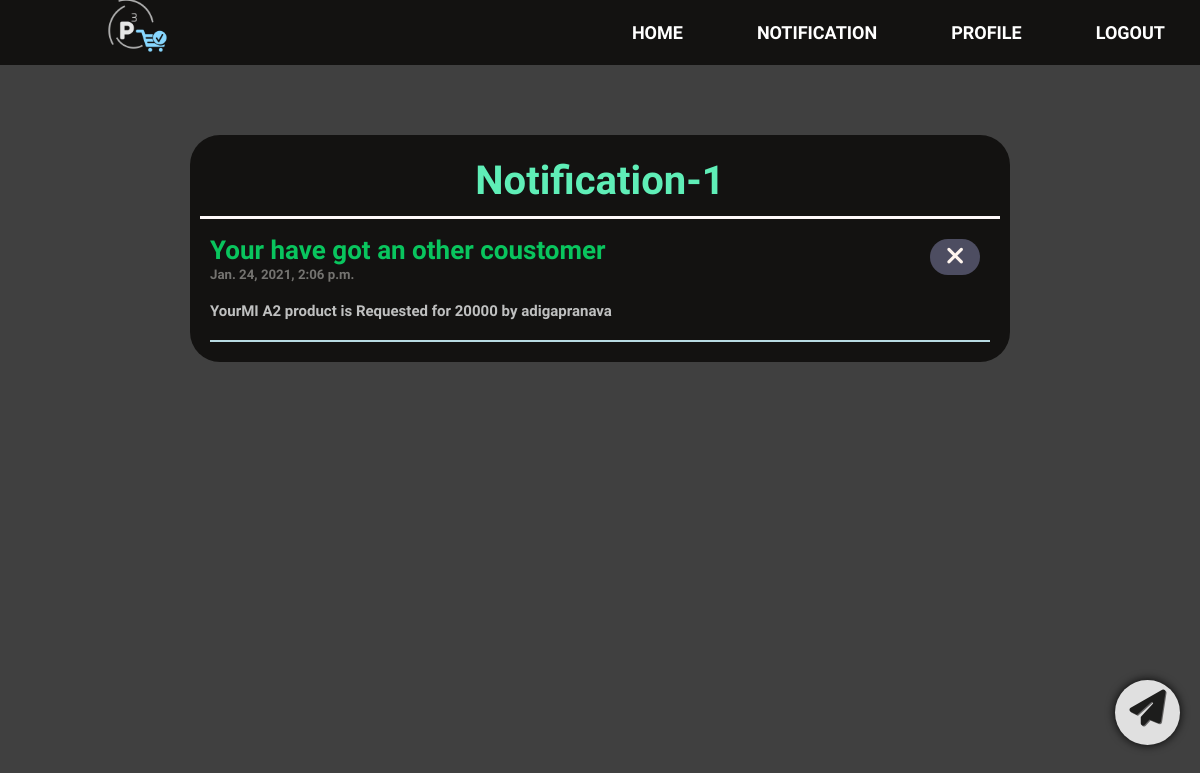
The page /notification/ (signed in) on the database as committed earlier.
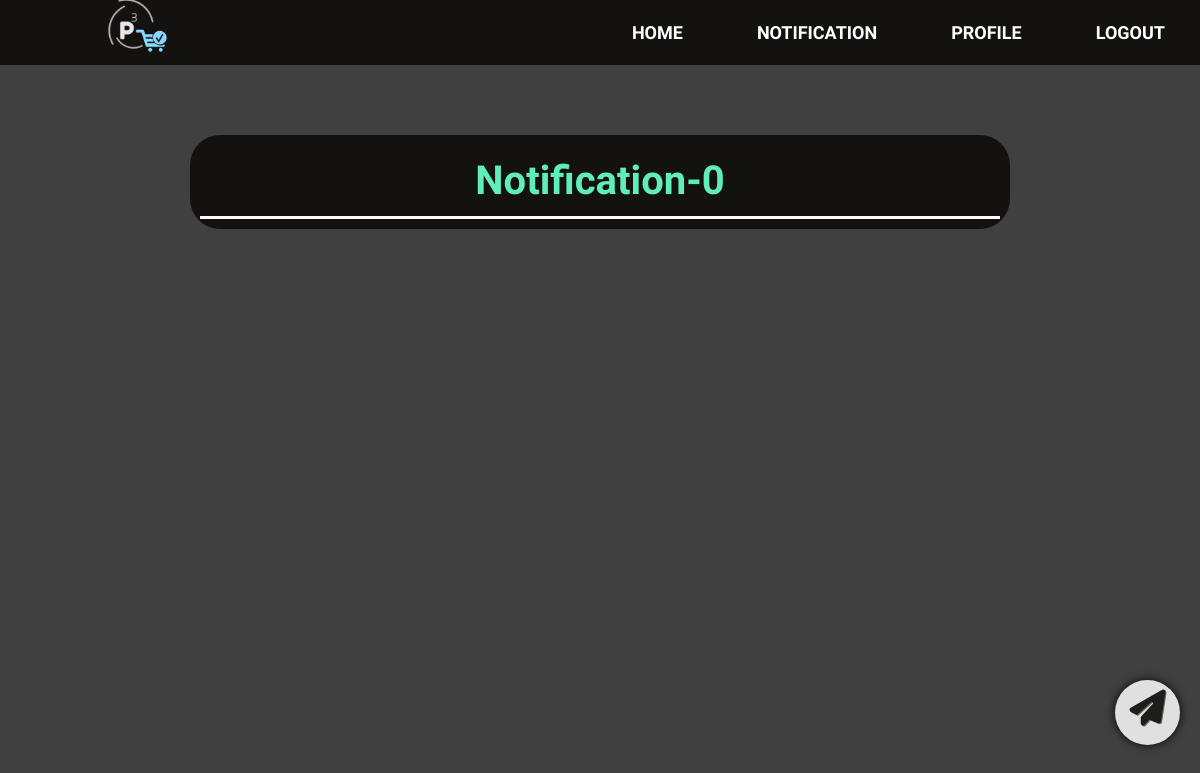
The same page on the database as committed later.
### pcube/models.py (models this page shows)
class Notification(models.Model):
    post = models.ForeignKey(Post, on_delete=models.CASCADE, blank=True, null=True)
    user = models.ForeignKey(User, on_delete=models.CASCADE)
    ques = models.ForeignKey(Question, on_delete=models.CASCADE, blank=True, null=True, default=None)
    title = models.CharField(max_length= 30)
    h1 = models.CharField(max_length= 30)
    discription = discription = models.TextField()
    date_posted = models.DateTimeField(default=timezone.now)
    read =  models.BooleanField(default=False)

### pcube/views.py (the view)
# urls.py: path('notification/', views.notification, name='notification'),
def notification(request):
    try:
        msgs = Notification.objects.order_by('-date_posted').filter(user = request.user, read = False)
        noti_count = msgs.count()
    except:
        msgs = []
        noti_count = 0
    context = {
        'msgs':msgs,
        'msgs_count': noti_count
    }
    return render(request, 'pcube/notification.html',context)

### pcube/templates/pcube/notification.html (shortened to what this page needs)
{% extends 'pcube/base.html' %}
{%load static%}
{% block headers %}
    <link rel="stylesheet" type="text/css" href="{% static 'pcube/notification.css' %}">
{% endblock headers %}
{% block content %}
    <div class="notifications">
        <h2>Notification-{{msgs_count}}</h2>
        {% for msg in msgs %}
        <div class="notification">
            <h1><a href="{% url 'post-detail' msg.post.id %}">{{msg.title}}</a>
                <h5>{{msg.date_posted}}</h5>
                <form action="{% url 'noti-clear' %}" method="POST">
                    <button id="like" class="btn ulk" type="submit" name="noti_id" value="{{ msg.id }}">
                </form>
                <i class="fa fa-close" style="font-size:25px"></i>
            </h1>
            <h3>{{msg.discription}}</h3>
        </div>
        {% endfor %}
    </div>
    <div class="addpost-div">
        <div class="addpost-div2">
            <div id="addpost">
                <a href="{% url 'add-post' %}"><i class="fa fa-paper-plane" style="font-size:36px"></i></a>
            </div>
        </div>
    </div>
{% endblock content %}

Rows that differ between the two databases and show on the page:
no longer on this page (row edited): Notification: title "Your have got an other coustomer", date_posted "Jan. 24, 2021, 2:06 p.m.", {{ msg.id }} 123 (drawn), discription "YourMI A2 product is Requested for 20000 by adigapranava"
Other text that changed with them:
{{ msgs_count }}: "1" → "0"
